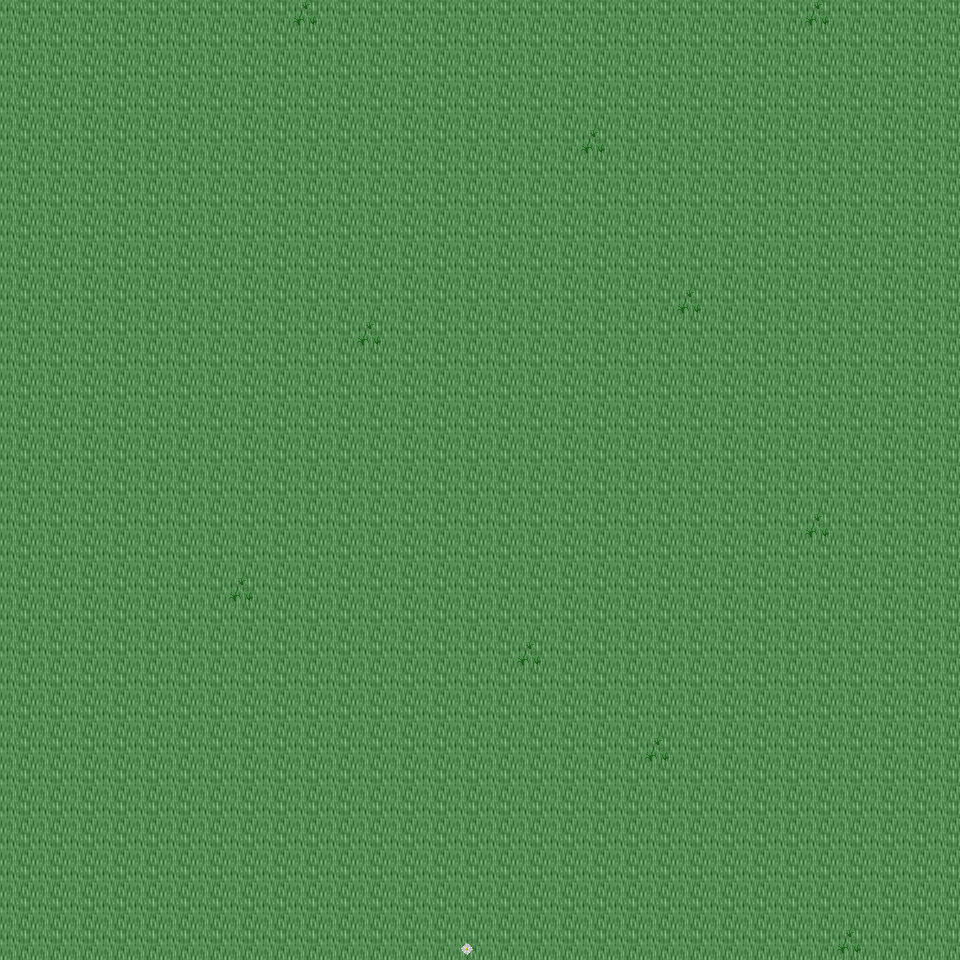

Tiled map render using the project's own tile images. Description and the map definition, with tile-layer contents summarised, below:
An orthogonal 30x30 tile map with 32x32 px tiles, 6 tile layers (Ground, Object, Object2, Above, ...), 43 tilesets and 3 objects (3x mapExit).

<map version="1.0" orientation="orthogonal" renderorder="right-down" width="30" height="30" tilewidth="32" tileheight="32" nextobjectid="4">
  <tileset firstgid="1" name="tileset_ground_ground" tilewidth="32" tileheight="32" tilecount="33" columns="3">
    <image source="../drawable/tileset_ground_ground.png" width="96" height="352" />
  </tileset>
  <tileset firstgid="34" name="tileset_ground_water_water" tilewidth="32" tileheight="32" tilecount="24" columns="3">
    <image source="../drawable/tileset_ground_water_water.png" width="96" height="256" />
  </tileset>
  <tileset firstgid="58" name="tileset_ground_square_patch" tilewidth="32" tileheight="32" tilecount="9" columns="3">
    <image source="../drawable/tileset_ground_square_patch.png" width="96" height="96" />
  </tileset>
  <tileset firstgid="67" name="tileset_building_wall_wall_brown" tilewidth="32" tileheight="32" tilecount="12" columns="3">
    <image source="../drawable/tileset_building_wall_wall_brown.png" width="96" height="128" />
  </tileset>
  <tileset firstgid="79" name="tileset_ground_water_pool_grassy" tilewidth="32" tileheight="32" tilecount="27" columns="9">
    <image source="../drawable/tileset_ground_water_pool_grassy.png" width="288" height="96" />
  </tileset>
  <tileset firstgid="106" name="tileset_ground_ridge_earth_dark" tilewidth="32" tileheight="32" tilecount="96" columns="12">
    <image source="../drawable/tileset_ground_ridge_earth_dark.png" width="384" height="256" />
  </tileset>
  <tileset firstgid="202" name="tileset_plant_grasses" tilewidth="32" tileheight="32" tilecount="6" columns="3">
    <image source="../drawable/tileset_plant_grasses.png" width="96" height="64" />
  </tileset>
  <tileset firstgid="208" name="tileset_plant_flower_daisy_white" tilewidth="32" tileheight="32" tilecount="8" columns="2">
    <image source="../drawable/tileset_plant_flower_daisy_white.png" width="64" height="128" />
  </tileset>
  <tileset firstgid="216" name="tileset_ground_rock_pebbles" tilewidth="32" tileheight="32" tilecount="3" columns="1">
    <image source="../drawable/tileset_ground_rock_pebbles.png" width="32" height="96" />
  </tileset>
  <tileset firstgid="219" name="tileset_ground_rock_rocks_2" tilewidth="32" tileheight="32" tilecount="4" columns="2">
    <image source="../drawable/tileset_ground_rock_rocks_2.png" width="64" height="64" />
  </tileset>
  <tileset firstgid="223" name="tileset_item_pot_pot_grey" tilewidth="32" tileheight="32" tilecount="1" columns="1">
    <image source="../drawable/tileset_item_pot_pot_grey.png" width="32" height="32" />
  </tileset>
  <tileset firstgid="224" name="tileset_plant_bush_bushes" tilewidth="32" tileheight="32" tilecount="10" columns="5">
    <image source="../drawable/tileset_plant_bush_bushes.png" width="160" height="64" />
  </tileset>
  <tileset firstgid="234" name="tileset_ground_ladder_vertical_dark" tilewidth="32" tileheight="32" tilecount="3" columns="3">
    <image source="../drawable/tileset_ground_ladder_vertical_dark.png" width="96" height="32" />
  </tileset>
  <tileset firstgid="237" name="tileset_ground_ladder_horizontal_dark" tilewidth="32" tileheight="32" tilecount="3" columns="1">
    <image source="../drawable/tileset_ground_ladder_horizontal_dark.png" width="32" height="96" />
  </tileset>
  <tileset firstgid="240" name="tileset_plant_flower_daisy_blue" tilewidth="32" tileheight="32" tilecount="8" columns="2">
    <image source="../drawable/tileset_plant_flower_daisy_blue.png" width="64" height="128" />
  </tileset>
  <tileset firstgid="248" name="tileset_ground_grass_edges" tilewidth="32" tileheight="32" tilecount="36" columns="12">
    <image source="../drawable/tileset_ground_grass_edges.png" width="384" height="96" />
  </tileset>
  <tileset firstgid="284" name="tileset_ground_grass_corners" tilewidth="32" tileheight="32" tilecount="24" columns="6">
    <image source="../drawable/tileset_ground_grass_corners.png" width="192" height="128" />
  </tileset>
  <tileset firstgid="308" name="tileset_ground_cobbled_paving" tilewidth="32" tileheight="32" tilecount="1" columns="1">
    <image source="../drawable/tileset_ground_cobbled_paving.png" width="32" height="32" />
  </tileset>
  <tileset firstgid="309" name="tileset_building_door_door_n" tilewidth="32" tileheight="32" tilecount="6" columns="3">
    <image source="../drawable/tileset_building_door_door_n.png" width="96" height="64" />
  </tileset>
  <tileset firstgid="315" name="tileset_building_door_closed" tilewidth="32" tileheight="32" tilecount="1" columns="1">
    <image source="../drawable/tileset_building_door_closed.png" width="32" height="32" />
  </tileset>
  <tileset firstgid="316" name="tileset_building_window_window_right" tilewidth="32" tileheight="32" tilecount="2" columns="2">
    <image source="../drawable/tileset_building_window_window_right.png" width="64" height="32" />
  </tileset>
  <tileset firstgid="318" name="tileset_plant_flower_daisy_red" tilewidth="32" tileheight="32" tilecount="8" columns="2">
    <image source="../drawable/tileset_plant_flower_daisy_red.png" width="64" height="128" />
  </tileset>
  <tileset firstgid="326" name="tileset_building_window_window_long" tilewidth="32" tileheight="32" tilecount="3" columns="3">
    <image source="../drawable/tileset_building_window_window_long.png" width="96" height="32" />
  </tileset>
  <tileset firstgid="329" name="tileset_plant_flower_daisy_yellow" tilewidth="32" tileheight="32" tilecount="8" columns="2">
    <image source="../drawable/tileset_plant_flower_daisy_yellow.png" width="64" height="128" />
  </tileset>
  <tileset firstgid="337" name="tileset_furniture_light_flames" tilewidth="32" tileheight="32" tilecount="6" columns="6">
    <image source="../drawable/tileset_furniture_light_flames.png" width="192" height="32" />
  </tileset>
  <tileset firstgid="343" name="tileset_building_fence_fence_chunky" tilewidth="32" tileheight="32" tilecount="21" columns="3">
    <image source="../drawable/tileset_building_fence_fence_chunky.png" width="96" height="224" />
  </tileset>
  <tileset firstgid="364" name="tileset_plant_tree_tree_green" tilewidth="32" tileheight="32" tilecount="88" columns="8">
    <image source="../drawable/tileset_plant_tree_tree_green.png" width="256" height="352" />
  </tileset>
  <tileset firstgid="452" name="tileset_plant_tree_tree_darkgreen" tilewidth="32" tileheight="32" tilecount="88" columns="8">
    <image source="../drawable/tileset_plant_tree_tree_darkgreen.png" width="256" height="352" />
  </tileset>
  <tileset firstgid="540" name="tileset_item_sign_large" tilewidth="32" tileheight="32" tilecount="15" columns="5">
    <image source="../drawable/tileset_item_sign_large.png" width="160" height="96" />
  </tileset>
  <tileset firstgid="555" name="tileset_ground_ladder_small" tilewidth="32" tileheight="32" tilecount="1" columns="1">
    <image source="../drawable/tileset_ground_ladder_small.png" width="32" height="32" />
  </tileset>
  <tileset firstgid="556" name="tileset_building_roof_blue" tilewidth="32" tileheight="32" tilecount="20" columns="5">
    <image source="../drawable/tileset_building_roof_blue.png" width="160" height="128" />
  </tileset>
  <tileset firstgid="576" name="tileset_building_decoration_chimney" tilewidth="32" tileheight="32" tilecount="2" columns="1">
    <image source="../drawable/tileset_building_decoration_chimney.png" width="32" height="64" />
  </tileset>
  <tileset firstgid="578" name="tileset_logic_creature_gnome" tilewidth="32" tileheight="32" tilecount="6" columns="6">
    <image source="../drawable/tileset_logic_creature_gnome.png" width="192" height="32" />
  </tileset>
  <tileset firstgid="584" name="tileset_logic_creature_rodent" tilewidth="32" tileheight="32" tilecount="8" columns="8">
    <image source="../drawable/tileset_logic_creature_rodent.png" width="256" height="32" />
  </tileset>
  <tileset firstgid="592" name="tileset_logic_creature_animal" tilewidth="32" tileheight="32" tilecount="32" columns="8">
    <image source="../drawable/tileset_logic_creature_animal.png" width="256" height="128" />
  </tileset>
  <tileset firstgid="624" name="tileset_logic_collision" tilewidth="32" tileheight="32" tilecount="1" columns="1">
    <image source="../drawable/tileset_logic_collision.png" width="32" height="32" />
  </tileset>
  <tileset firstgid="625" name="tileset_ground_water_water_corners" tilewidth="32" tileheight="32" tilecount="12" columns="6">
    <image source="../drawable/tileset_ground_water_water_corners.png" width="192" height="64" />
  </tileset>
  <tileset firstgid="637" name="tileset_ground_green_paving" tilewidth="32" tileheight="32" tilecount="18" columns="3">
    <image source="../drawable/tileset_ground_green_paving.png" width="96" height="192" />
  </tileset>
  <tileset firstgid="655" name="tileset_logic_protection" tilewidth="32" tileheight="32" tilecount="2" columns="2">
    <image source="../drawable/tileset_logic_protection.png" width="64" height="32" />
  </tileset>
  <tileset firstgid="657" name="tileset_light_yellow_light_5x5" tilewidth="32" tileheight="32" tilecount="25" columns="5">
    <image source="../drawable/tileset_light_yellow_light_5x5.png" width="160" height="160" />
  </tileset>
  <tileset firstgid="682" name="tileset_furniture_light_small_lamp" tilewidth="32" tileheight="32" tilecount="4" columns="4">
    <image source="../drawable/tileset_furniture_light_small_lamp.png" width="128" height="32" />
  </tileset>
  <tileset firstgid="686" name="tileset_light_door_light" tilewidth="32" tileheight="32" tilecount="12" columns="3">
    <image source="../drawable/tileset_light_door_light.png" width="96" height="128" />
  </tileset>
  <tileset firstgid="698" name="tileset_logic_creature_human_risecia" tilewidth="32" tileheight="32" tilecount="4" columns="4">
    <image source="../drawable/tileset_logic_creature_human_risecia.png" width="128" height="32" />
  </tileset>
  <layer name="Ground" width="30" height="30">
    <data>[900 cells, 900 non-empty, 1 distinct tile ids]</data>
  </layer>
  <layer name="Object" width="30" height="30">
    <data>[900 cells, 11 non-empty, 2 distinct tile ids]</data>
  </layer>
  <layer name="Object2" width="30" height="30">
    <data>[900 cells, 0 non-empty, 0 distinct tile ids]</data>
  </layer>
  <layer name="Above" width="30" height="30">
    <data>[900 cells, 0 non-empty, 0 distinct tile ids]</data>
  </layer>
  <layer name="Above2" width="30" height="30">
    <data>[900 cells, 0 non-empty, 0 distinct tile ids]</data>
  </layer>
  <layer name="Walkable" width="30" height="30">
    <data>[900 cells, 0 non-empty, 0 distinct tile ids]</data>
  </layer>
  <objectgroup name="MapEvents">
    <object id="1" name="north" type="mapExit" x="0" y="0" width="960" height="32">
      <properties>
        <property name="map" value="level_0_x204_y26" />
        <property name="x" value="0" />
        <property name="y" value="28" />
      </properties>
    </object>
    <object id="2" name="south" type="mapExit" x="0" y="928" width="960" height="32">
      <properties>
        <property name="map" value="level_0_x204_y28" />
        <property name="x" value="0" />
        <property name="y" value="1" />
      </properties>
    </object>
    <object id="3" name="east" type="mapExit" x="928" y="0" width="32" height="960">
      <properties>
        <property name="map" value="level_0_x205_y27" />
        <property name="x" value="1" />
        <property name="y" value="0" />
      </properties>
    </object>
  </objectgroup>
</map>
